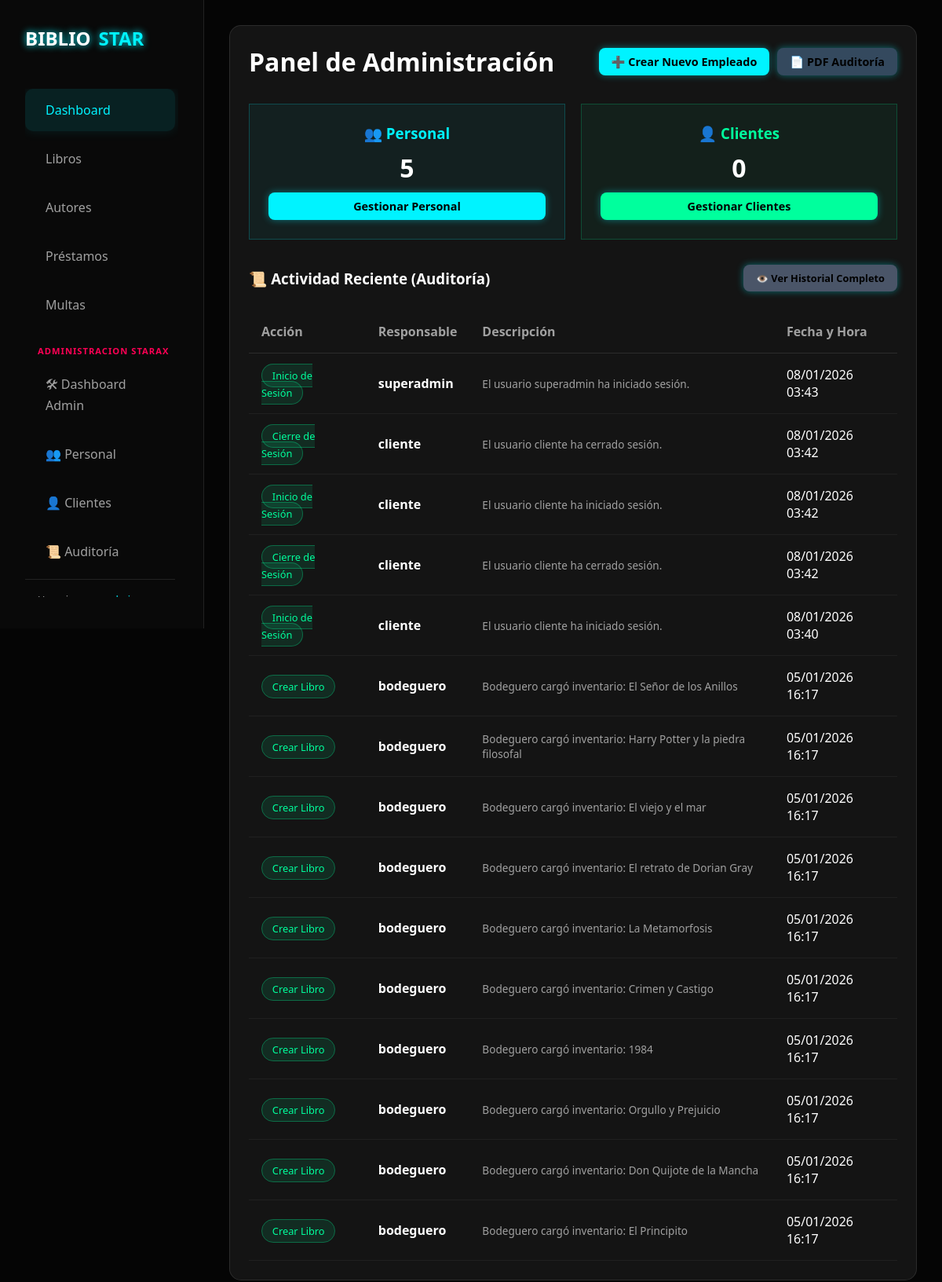
Before: /admin_panel/ (signed in) with the older database file.
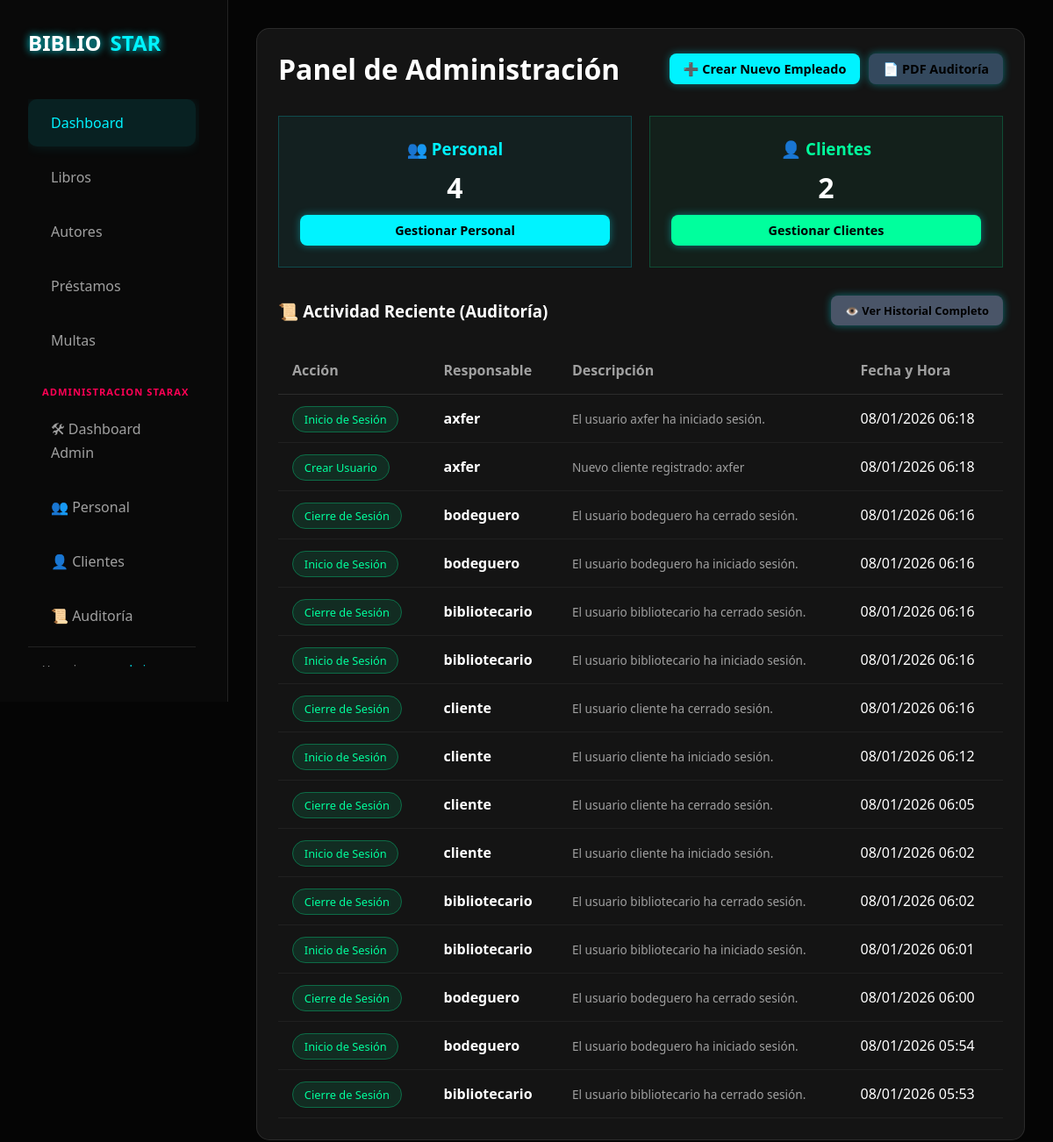
After: the same page with the newer database file.
### gestion/models.py (models this page shows, shortened)
class RegistroAuditoria(models.Model):
    ACCIONES = (
        ('crear_prestamo', 'Crear Préstamo'),
        ('finalizar_prestamo', 'Finalizar Préstamo'),
        ('renovar_prestamo', 'Renovar Préstamo'),
        ('pagar_multa', 'Pagar Multa'),
        ('crear_libro', 'Crear Libro'),
        ('crear_autor', 'Crear Autor'),
        ('crear_usuario', 'Crear Usuario'),
        ('inicio_sesion', 'Inicio de Sesión'),
        ('cierre_sesion', 'Cierre de Sesión'),
    )
    usuario = models.ForeignKey(settings.AUTH_USER_MODEL, on_delete=models.SET_NULL, null=True, related_name='acciones_realizadas')
    accion = models.CharField(max_length=50, choices=ACCIONES)
    descripcion = models.TextField()
    fecha_hora = models.DateTimeField(default=timezone.now)
    ip_address = models.GenericIPAddressField(null=True, blank=True)
    prestamo_id = models.IntegerField(null=True, blank=True)
    multa_id = models.IntegerField(null=True, blank=True)
    libro_id = models.IntegerField(null=True, blank=True)
    class Meta:
        ordering = ['-fecha_hora']

### gestion/views.py (the view)
# urls.py: path('admin_panel/', panel_administracion, name="panel_administracion"),
@user_passes_test(es_admin)
@login_required
def panel_administracion(request):
    audit_logs = RegistroAuditoria.objects.all().order_by('-fecha_hora')[:15]
    total_personal = User.objects.exclude(groups__name='Cliente').count()
    total_clientes = User.objects.filter(groups__name='Cliente').count()
    context = {
        'audit_logs': audit_logs,
        'total_personal': total_personal,
        'total_clientes': total_clientes,
    }
    return render(request, 'admin_panel.html', context)

### gestion/views.py (called while the page is built)
def es_admin(user):
    return user.is_superuser or user.groups.filter(name='Administrador').exists()

### gestion/templates/admin_panel.html
{% extends "index.html" %}
{% block contenido %}
<section class="recent-section">
    <div class="section-header">
        <h2>Panel de Administración</h2>
        <div style="display: flex; gap: 10px;">
            <a href="{% url 'crear_empleado' %}" class="btn-add">➕ Crear Nuevo Empleado</a>
            <a href="{% url 'reporte_auditoria_pdf' %}" class="btn-add" style="background: #34495e;">📄 PDF
                Auditoría</a>
        </div>
    </div>
    <div style="display: grid; grid-template-columns: repeat(auto-fit, minmax(200px, 1fr)); gap: 20px; margin: 2rem 0;">
        <div class="card"
            style="padding: 1.5rem; text-align: center; border: 1px solid rgba(0, 243, 255, 0.2); background: rgba(0, 243, 255, 0.05);">
            <h3 style="color: var(--neon-blue);">👥 Personal</h3>
            <p style="font-size: 2rem; font-weight: bold; margin: 10px 0;">{{ total_personal }}</p>
            <a href="{% url 'lista_personal' %}" class="btn-add" style="width: 100%; display: block;">Gestionar
                Personal</a>
        </div>
        <div class="card"
            style="padding: 1.5rem; text-align: center; border: 1px solid rgba(0, 255, 157, 0.2); background: rgba(0, 255, 157, 0.05);">
            <h3 style="color: var(--neon-green);">👤 Clientes</h3>
            <p style="font-size: 2rem; font-weight: bold; margin: 10px 0;">{{ total_clientes }}</p>
            <a href="{% url 'lista_clientes' %}" class="btn-add"
                style="width: 100%; display: block; background: var(--neon-green); color: #000;">Gestionar Clientes</a>
        </div>
    </div>
    <div style="display: grid; grid-template-columns: 1fr; gap: 20px; margin-top: 20px;">
        <div>
            <div class="section-header">
                <h3>📜 Actividad Reciente (Auditoría)</h3>
                <a href="{% url 'ver_logs' %}" class="btn-add" style="background: #4a5568; font-size: 0.8em;">👁️ Ver
                    Historial Completo</a>
            </div>
            <table>
                <thead>
                    <tr>
                        <th>Acción</th>
                        <th>Responsable</th>
                        <th>Descripción</th>
                        <th>Fecha y Hora</th>
                    </tr>
                </thead>
                <tbody>
                    {% for log in audit_logs %}
                    <tr>
                        <td><span class="status available">{{ log.get_accion_display }}</span></td>
                        <td><strong>{{ log.usuario.username|default:"Sistema / Eliminado" }}</strong></td>
                        <td style="font-size: 0.85em; color: #a0a0a0;">{{ log.descripcion }}</td>
                        <td>{{ log.fecha_hora|date:"d/m/Y H:i" }}</td>
                    </tr>
                    {% empty %}
                    <tr>
                        <td colspan="4" style="text-align: center;">No hay registros de auditoría.</td>
                    </tr>
                    {% endfor %}
                </tbody>
            </table>
        </div>
    </div>
</section>
{% endblock %}

Changed rows visible on the page:
no longer on this page (row unchanged): RegistroAuditoria: accion "Inicio de Sesión", usuario.username "superadmin", descripcion "El usuario superadmin ha iniciado sesión.", fecha_hora "08/01/2026 03:43"
no longer on this page (row unchanged): RegistroAuditoria: accion "Cierre de Sesión", usuario.username "cliente", descripcion "El usuario cliente ha cerrado sesión.", fecha_hora "08/01/2026 03:42"
no longer on this page (row unchanged): RegistroAuditoria: accion "Inicio de Sesión", usuario.username "cliente", descripcion "El usuario cliente ha iniciado sesión.", fecha_hora "08/01/2026 03:42"
no longer on this page (row unchanged): RegistroAuditoria: accion "Cierre de Sesión", usuario.username "cliente", descripcion "El usuario cliente ha cerrado sesión.", fecha_hora "08/01/2026 03:42"
no longer on this page (row unchanged): RegistroAuditoria: accion "Inicio de Sesión", usuario.username "cliente", descripcion "El usuario cliente ha iniciado sesión.", fecha_hora "08/01/2026 03:40"
no longer on this page (row unchanged): RegistroAuditoria: accion "Crear Libro", usuario.username "bodeguero", descripcion "Bodeguero cargó inventario: El Señor de los Anillos", fecha_hora "05/01/2026 16:17"
no longer on this page (row unchanged): RegistroAuditoria: accion "Crear Libro", usuario.username "bodeguero", descripcion "Bodeguero cargó inventario: Harry Potter y la piedra filosofal", fecha_hora "05/01/2026 16:17"
no longer on this page (row unchanged): RegistroAuditoria: accion "Crear Libro", usuario.username "bodeguero", descripcion "Bodeguero cargó inventario: El viejo y el mar", fecha_hora "05/01/2026 16:17"
no longer on this page (row unchanged): RegistroAuditoria: accion "Crear Libro", usuario.username "bodeguero", descripcion "Bodeguero cargó inventario: El retrato de Dorian Gray", fecha_hora "05/01/2026 16:17"
no longer on this page (row unchanged): RegistroAuditoria: accion "Crear Libro", usuario.username "bodeguero", descripcion "Bodeguero cargó inventario: La Metamorfosis", fecha_hora "05/01/2026 16:17"
no longer on this page (row unchanged): RegistroAuditoria: accion "Crear Libro", usuario.username "bodeguero", descripcion "Bodeguero cargó inventario: Crimen y Castigo", fecha_hora "05/01/2026 16:17"
no longer on this page (row unchanged): RegistroAuditoria: accion "Crear Libro", usuario.username "bodeguero", descripcion "Bodeguero cargó inventario: 1984", fecha_hora "05/01/2026 16:17"
no longer on this page (row unchanged): RegistroAuditoria: accion "Crear Libro", usuario.username "bodeguero", descripcion "Bodeguero cargó inventario: Orgullo y Prejuicio", fecha_hora "05/01/2026 16:17"
no longer on this page (row unchanged): RegistroAuditoria: accion "Crear Libro", usuario.username "bodeguero", descripcion "Bodeguero cargó inventario: Don Quijote de la Mancha", fecha_hora "05/01/2026 16:17"
no longer on this page (row unchanged): RegistroAuditoria: accion "Crear Libro", usuario.username "bodeguero", descripcion "Bodeguero cargó inventario: El Principito", fecha_hora "05/01/2026 16:17"
added RegistroAuditoria: accion "Inicio de Sesión", usuario.username "axfer", descripcion "El usuario axfer ha iniciado sesión.", fecha_hora "08/01/2026 06:18"
added RegistroAuditoria: accion "Crear Usuario", usuario.username "axfer", descripcion "Nuevo cliente registrado: axfer", fecha_hora "08/01/2026 06:18"
added RegistroAuditoria: accion "Cierre de Sesión", usuario.username "bodeguero", descripcion "El usuario bodeguero ha cerrado sesión.", fecha_hora "08/01/2026 06:16"
added RegistroAuditoria: accion "Inicio de Sesión", usuario.username "bodeguero", descripcion "El usuario bodeguero ha iniciado sesión.", fecha_hora "08/01/2026 06:16"
added RegistroAuditoria: accion "Cierre de Sesión", usuario.username "bibliotecario", descripcion "El usuario bibliotecario ha cerrado sesión.", fecha_hora "08/01/2026 06:16"
added RegistroAuditoria: accion "Inicio de Sesión", usuario.username "bibliotecario", descripcion "El usuario bibliotecario ha iniciado sesión.", fecha_hora "08/01/2026 06:16"
added RegistroAuditoria: accion "Cierre de Sesión", usuario.username "cliente", descripcion "El usuario cliente ha cerrado sesión.", fecha_hora "08/01/2026 06:16"
added RegistroAuditoria: accion "Inicio de Sesión", usuario.username "cliente", descripcion "El usuario cliente ha iniciado sesión.", fecha_hora "08/01/2026 06:12"
added RegistroAuditoria: accion "Cierre de Sesión", usuario.username "cliente", descripcion "El usuario cliente ha cerrado sesión.", fecha_hora "08/01/2026 06:05"
added RegistroAuditoria: accion "Inicio de Sesión", usuario.username "cliente", descripcion "El usuario cliente ha iniciado sesión.", fecha_hora "08/01/2026 06:02"
added RegistroAuditoria: accion "Cierre de Sesión", usuario.username "bibliotecario", descripcion "El usuario bibliotecario ha cerrado sesión.", fecha_hora "08/01/2026 06:02"
added RegistroAuditoria: accion "Inicio de Sesión", usuario.username "bibliotecario", descripcion "El usuario bibliotecario ha iniciado sesión.", fecha_hora "08/01/2026 06:01"
added RegistroAuditoria: accion "Cierre de Sesión", usuario.username "bodeguero", descripcion "El usuario bodeguero ha cerrado sesión.", fecha_hora "08/01/2026 06:00"
added RegistroAuditoria: accion "Inicio de Sesión", usuario.username "bodeguero", descripcion "El usuario bodeguero ha iniciado sesión.", fecha_hora "08/01/2026 05:54"
added RegistroAuditoria: accion "Cierre de Sesión", usuario.username "bibliotecario", descripcion "El usuario bibliotecario ha cerrado sesión.", fecha_hora "08/01/2026 05:53"
Other visible differences:
{{ total_personal }}: "5" → "4"
{{ total_clientes }}: "0" → "2"
